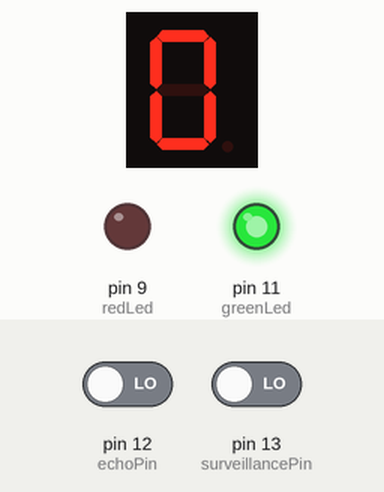
This sketch was run on a simulated Arduino Uno, built with avr-gcc and run on an emulated ATmega328P. On the bench: 1-digit seven-segment display, output pins drawn as LEDs (lit = HIGH). Wiring (inferred from the names in the program): 1-digit 7-segment display, segments lit when HIGH: segments pin 2, pin 3, pin 4, pin 5, pin 6, pin 7, pin 8. The test bench sets the inputs (shaded band); at power-on: pin 13 (surveillancePin) LOW, pin 12 (echoPin) LOW. The segment pins are drawn as the display they are named for; pins used as bus, display or sensor lines are not drawn; what the sketch prints to the serial monitor is not drawn.

Above: at 1.6 s.
1.7 s: pin 13 (surveillancePin) driven HIGH
At 3.2 s:
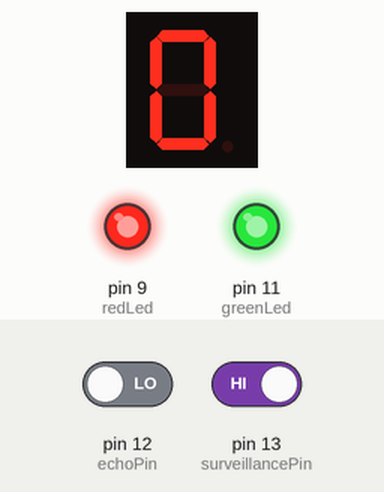
3.5 s: pin 13 (surveillancePin) driven LOW
At 5.1 s:
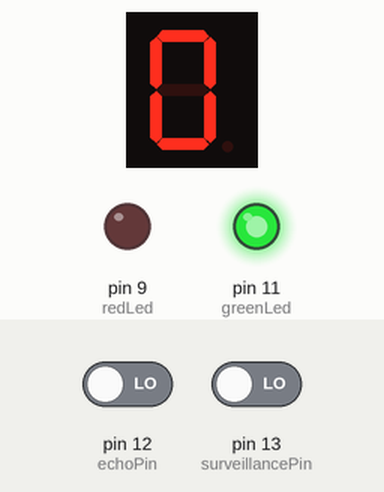
Timing chart, 0 to 6.6 s (numbered marks = the images above; inputs shaded):
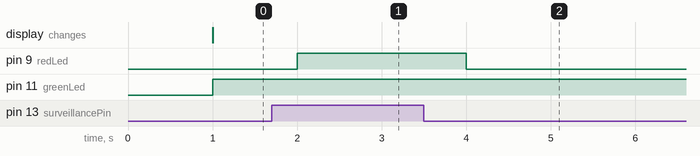

The sketch:

surveillance_ultasonic_display.ino
```cpp
//Το συγκεκριμένο πρόγραμμα είναι υπεύθυνο για να ανιχνεύει κίνηση κοντά στην πόρτα του θερμοκηπίου. Εάν ανιχνεύσει κίνηση τότε ανάβει ένα λαμπάκι να σε προειδοποιήσει.
//Επιπλέον δείχνει την απόσταση του αντικειμένου από το θερμοκήπιο σε μια οθόνη.


//οθόνη
#define segA 2   //τμήμα A στο pin2
#define segB 3   //τμήμα Β sto pin3
#define segC 4  //τμήμα C στο pin4
#define segD 5  //τμήμα D στο pin5
#define segE 6  //τμήμα Ε για το pin6
#define segF 7  //τμήμα F για το pin7
#define segG 8  //τμήμα G για το pin8
int temp=0;    //μετρητής

//ανίχνευση κίνησης
#define surveillancePin 13
int value=0;
bool motionState=false;

//led
int redLed=9;
int greenLed=11;

//αισθητήρας ultrasonic
int trigPin = 10;    // trigger
int echoPin = 12;    // echo
long duration, cm, inches;

void setup() {
  //σειριακή πόρτα ξεκινάει
  Serial.begin (9600);
  //καθορίζει την είσοδο και έξοδο του arduino για τον ultrasonic αισθητήρα
  pinMode(trigPin, OUTPUT); //καθορίζει το trigger στην θέση 12 ως έξοδο
  pinMode(echoPin, INPUT);  //καθορίζει το echo στην θέση 11 ως είσοδο

  //lights
  pinMode(redLed,OUTPUT);
  pinMode(greenLed,OUTPUT);

  //for the monitor
  pinMode(segA, OUTPUT);
  pinMode(segB, OUTPUT);
  pinMode(segC, OUTPUT);
  pinMode(segD, OUTPUT);
  pinMode(segE, OUTPUT);
  pinMode(segF, OUTPUT);
  pinMode(segG, OUTPUT);

  //motion detector
  pinMode(surveillancePin, INPUT);
}

void loop() {
  //ορίζονται παλμός LOW και ο παλμός HIGH ώστε να υπολογιστεί αργότερα η απόσταση του αντικειμένου που βρίσκεται μακρυά
  digitalWrite(trigPin, LOW);
  delayMicroseconds(2);
  digitalWrite(trigPin, HIGH);
  delayMicroseconds(10);

  //διαβάζει ως είσοδο το σήμα του αισθητήρα
  //ένα HIGH παλμός είναι η διάρκεια σε microseconds από την αποστολή ενός παλμού ήχου έως την επιστροφή του αφού αντανακλάσει επάνω σε ένα αντικείμενο
  pinMode(echoPin, INPUT);
  duration = pulseIn(echoPin, HIGH);
  //μετατροπή του χρόνου σε απόσταση βάση μιας συνάρτησης
  cm = (duration/2) *0.0343;

  Serial.print(cm);
  Serial.print("cm");
  Serial.println();

  if(cm>100){
      //ανάβει το πράσινο led
      digitalWrite(greenLed,LOW);

  }else{
      //σβήνει το πράσινο led
      digitalWrite(greenLed,HIGH);
      temp=cm/10;
      switch (temp)
      {
                case 0:   //δείχνει το "0"
                digitalWrite(segA, HIGH);
                digitalWrite(segB, HIGH);
                digitalWrite(segC, HIGH);
                digitalWrite(segD, HIGH);
                digitalWrite(segE, HIGH);
                digitalWrite(segF, HIGH);
                digitalWrite(segG, LOW);
                break;

                case 1:   //δείχνει το "1"
                digitalWrite(segA, LOW);
                digitalWrite(segB, HIGH);
                digitalWrite(segC, HIGH);
                digitalWrite(segD, LOW);
                digitalWrite(segE, LOW);
                digitalWrite(segF, LOW);
                digitalWrite(segG, LOW);
                break;

                case 2:   //δείχνει το "2"
                digitalWrite(segA, HIGH);
                digitalWrite(segB, HIGH);
                digitalWrite(segC, LOW);
                digitalWrite(segD, HIGH);
                digitalWrite(segE, HIGH);
                digitalWrite(segF, LOW);
                digitalWrite(segG, HIGH);
                break;

                case 3:   //δείχνει το "3"
                digitalWrite(segA, HIGH);
                digitalWrite(segB, HIGH);
                digitalWrite(segC, HIGH);
                digitalWrite(segD, HIGH);
                digitalWrite(segE, LOW);
                digitalWrite(segF, LOW);
                digitalWrite(segG, HIGH);
                break;

                case 4:   //δείχνει το "4"
                digitalWrite(segA, LOW);
                digitalWrite(segB, HIGH);
                digitalWrite(segC, HIGH);
                digitalWrite(segD, LOW);
                digitalWrite(segE, LOW);
                digitalWrite(segF, HIGH);
                digitalWrite(segG, HIGH);
                break;

                case 5:   //δείχνει το "5"
                digitalWrite(segA, HIGH);
                digitalWrite(segB, LOW);
                digitalWrite(segC, HIGH);
                digitalWrite(segD, HIGH);
                digitalWrite(segE, LOW);
                digitalWrite(segF, HIGH);
                digitalWrite(segG, HIGH);
                break;

                case 6:   //δείχνει το "6"
                digitalWrite(segA, HIGH);
                digitalWrite(segB, LOW);
                digitalWrite(segC, HIGH);
                digitalWrite(segD, HIGH);
                digitalWrite(segE, HIGH);
                digitalWrite(segF, HIGH);
                digitalWrite(segG, HIGH);
                break;

                case 7:   //δείχνει το "7"
                digitalWrite(segA, HIGH);
                digitalWrite(segB, HIGH);
                digitalWrite(segC, HIGH);
                digitalWrite(segD, LOW);
                digitalWrite(segE, LOW);
                digitalWrite(segF, LOW);
                digitalWrite(segG, LOW);
                break;

                case 8:   //δείχνει το "8"
                digitalWrite(segA, HIGH);
                digitalWrite(segB, HIGH);
                digitalWrite(segC, HIGH);
                digitalWrite(segD, HIGH);
                digitalWrite(segE, HIGH);
                digitalWrite(segF, HIGH);
                digitalWrite(segG, HIGH);
                break;

                case 9:   //δείχνει το "9"
                digitalWrite(segA, HIGH);
                digitalWrite(segB, HIGH);
                digitalWrite(segC, HIGH);
                digitalWrite(segD, HIGH);
                digitalWrite(segE, LOW);
                digitalWrite(segF, HIGH);
                digitalWrite(segG, HIGH);
                break;
    }
  }

  //ανίχνευση κίνησης
  value = digitalRead(surveillancePin);
  //αν ανιχνεύσει κίνηση
  if (value == HIGH){
    digitalWrite(9, HIGH); //ανάβει το λαμπάκι
    if (motionState == false) {
      Serial.println("Ανιχνεύτηκε κίνηση!");
      motionState = true;
    }
  }
  else{
    digitalWrite(9, LOW); //σβήνει το λαμπάκι
    if (motionState == true) {
      Serial.println("Ολοκληρώθηκε η ανίχνευση κίνησης!");
      motionState = false;
    }
  }
}
```

Measured:
- after the input at 1.7 s, pin 9 (redLed): LOW → HIGH after 0.30 s
- after the input at 3.5 s, pin 9 (redLed): HIGH → LOW after 0.50 s
